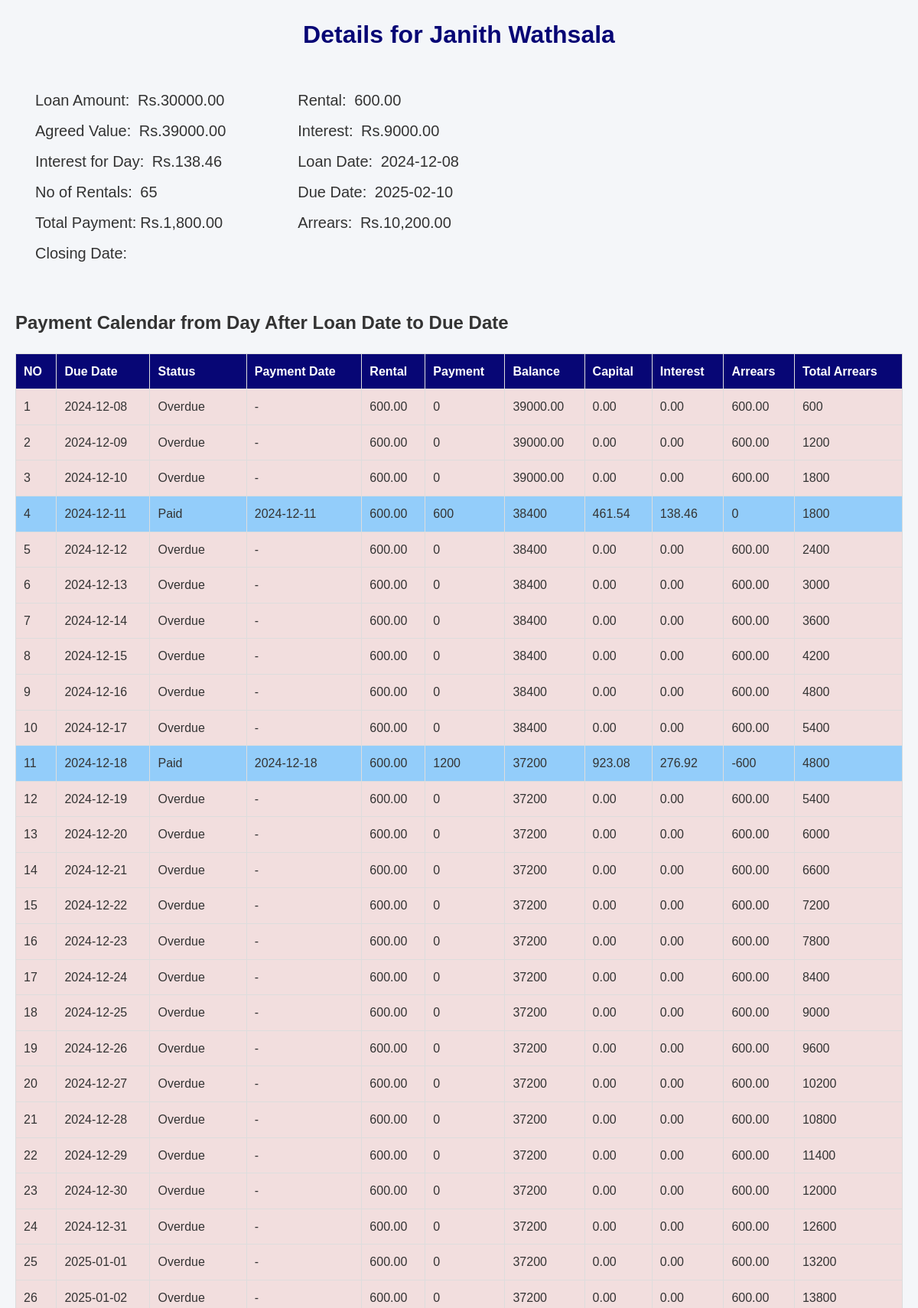
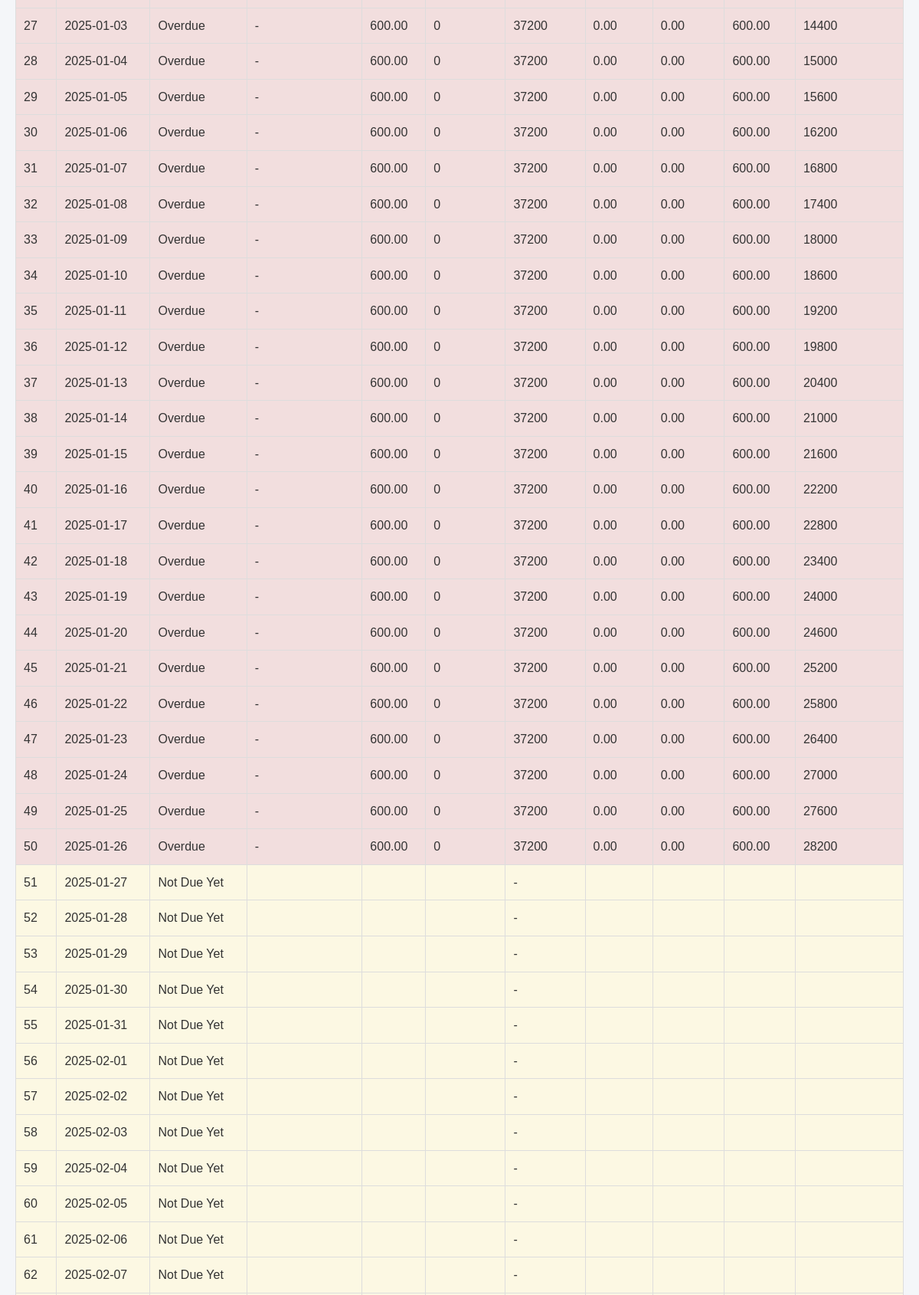
The page /details.php?id=60 (upper part) on the database its author committed (2 pictures, top to bottom).
### tables this page shows
CREATE TABLE `borrowers` (
  `id` int(11) NOT NULL,
  `borrower_details_id` int(11) DEFAULT NULL,
  `name` varchar(255) NOT NULL,
  `lone_number` int(11) NOT NULL,
  `nic` varchar(20) NOT NULL,
  `address` varchar(50) NOT NULL,
  `lone_date` date DEFAULT NULL,
  `due_date` date DEFAULT NULL,
  `rental` decimal(10,2) DEFAULT 0.00,
  `agree_value` decimal(10,2) DEFAULT 0.00,
  `interest` decimal(10,2) DEFAULT 0.00,
  `interest_day` decimal(10,2) DEFAULT 0.00,
  `amount` decimal(10,2) DEFAULT 0.00,
  `total_arrears` decimal(10,2) DEFAULT 0.00,
  `total_payments` decimal(10,2) DEFAULT 0.00,
  `days_passed` int(11) DEFAULT 0,
  `no_pay` int(11) DEFAULT 0,
  `status` enum('yes','no','con') DEFAULT 'con',
  `no_rental` int(11) NOT NULL,
  `number_of_loans` int(11) DEFAULT 0
);

CREATE TABLE `payments` (
  `id` int(11) NOT NULL,
  `borrower_id` int(11) DEFAULT NULL,
  `rental_amount` decimal(10,2) DEFAULT 0.00,
  `payment_date` date DEFAULT NULL,
  `du_date` date DEFAULT NULL,
  `monthly_details_id` int(11) DEFAULT NULL
);

### details.php (the view, shortened to what this page needs)
<?php
$servername = "localhost";
$username = "root";
$password = "";
$dbname = "interest";
$conn = new mysqli($servername, $username, $password, $dbname);
$borrower_id = $_GET['id'];
$sql = "SELECT * FROM borrowers WHERE id = ?";
$stmt = $conn->prepare($sql);
$stmt->bind_param("i", $borrower_id);
$stmt->execute();
$result = $stmt->get_result();
$borrower = $result->fetch_assoc();
$dy_interest = $borrower['interest_day'];
function fetch_payments($conn, $borrower_id) {
    $sql = "SELECT du_date, rental_amount,payment_date FROM payments WHERE borrower_id = ?";
    $stmt = $conn->prepare($sql);
    $stmt->bind_param("i", $borrower_id);
    $stmt->execute();
    $result = $stmt->get_result();
    $paid_dates = [];
    $total_payment =0;
    $total_py =0;
    $today = new DateTime();
    $yesterday = clone $today;
    while ($row = $result->fetch_assoc()) {
        $paid_dates[] = [
            'du_date' => $row['du_date'],
            'rental_amount' => $row['rental_amount'],
            'payment_date' => $row['payment_date']
        ];
        $payment_due_date = new DateTime($row['du_date']);
        if ($today >= $payment_due_date) {
            $total_payment += $row['rental_amount'];
        }
        $total_py += $row['rental_amount'];
    }
    return [$paid_dates, $total_payment,$total_py];
}
list($paid_dates, $total_payment,$total_py) = fetch_payments($conn, $borrower_id);
$loan_date = new DateTime($borrower['lone_date']);
$due_date = new DateTime($borrower['due_date']);
$today = new DateTime();
$interval = $loan_date->diff($due_date);
$days_difference = $interval->days;
$calendar_dates = [];
for ($i = 0; $i <= $days_difference; $i++) {
    $loan_date_clone = clone $loan_date;
    $loan_date_clone->modify("+$i day");
    $calendar_dates[] = $loan_date_clone;
}
function payment_made($date, $paid_dates) {
    return in_array($date->format('Y-m-d'), array_column($paid_dates, 'du_date'));
}
 $row_number = 1;
?>
<!DOCTYPE html>
<html lang="en">
<head>
    <link rel="stylesheet" href="./css/detail.css">
</head>
<body id="body">
    <h1>Details for <?php echo htmlspecialchars($borrower['name']); ?></h1>
    <div class="main-details">
        <p><strong>Loan Amount:</strong> Rs.<?php echo htmlspecialchars($borrower['amount']); ?></p>
        <p><strong>Rental:</strong> <?php echo htmlspecialchars($borrower['rental']); ?></p>
        <p><strong>Agreed Value:</strong> Rs.<?php echo htmlspecialchars($borrower['agree_value']); ?></p>
        <p><strong>Interest:</strong> Rs.<?php echo htmlspecialchars($borrower['interest']); ?></p>
        <p><strong>Interest for Day:</strong> Rs.<?php echo htmlspecialchars($borrower['interest_day']); ?></p>
        <p><strong>Loan Date:</strong> <?php echo htmlspecialchars($borrower['lone_date']); ?></p>
        <p><strong>No of Rentals:</strong> <?php echo htmlspecialchars($borrower['no_rental']); ?></p>
        <p><strong>Due Date:</strong> <?php echo htmlspecialchars($borrower['due_date']); ?></p>
        <p><strong>Total Payment:</strong>Rs.<?php echo number_format($total_py, 2); ?></p>
        <p><strong>Arrears:</strong> Rs.<?php echo number_format($borrower['total_arrears'], 2); ?></p>
        <p><strong>Closing Date:</strong></p>
    </div><br>
    <h2><br>Payment Calendar from Day After Loan Date to Due Date</h2>
    <table>
        <tr>
            <th>NO</th>
            <th>Due Date</th>
            <th>Status</th>
            <th>Payment Date</th>
            <th>Rental</th>
            <th>Payment</th>
            <th>Balance</th>
            <th>Capital</th>
            <th>Interest</th>
            <th>Arrears</th>
            <th>Total Arrears</th>
        </tr>
        <?php foreach ($calendar_dates as $date): ?>
        <tr class="<?php
            if (payment_made($date, $paid_dates)) {
                echo 'paid';
            } elseif ($date <= $today) {
                echo 'overdue';
            } else {
                echo 'future';
            }
            ?>">
            <td><?php echo $row_number++;  ?></td>
            <td><?php echo $date->format('Y-m-d'); ?></td>
            <td><?php
            if (payment_made($date, $paid_dates)) {
                echo 'Paid';
            } elseif ($date <= $today) {
                echo 'Overdue';
            } else {
                echo 'Not Due Yet';
            }
            ?></td>
            <td>
            <?php
                $payment_date = '';
                if(payment_made($date,$paid_dates)){
                    foreach ($paid_dates as $paid) {
                        if ($paid['du_date'] == $date->format('Y-m-d')) {
                            $payment_date = $paid['payment_date'];
                            break;
                        }
                    }
                }
                elseif($date<=$today){
                    $payment_date = '-';
                }
                echo htmlspecialchars($payment_date);
            ?>
            </td>
            <td>
            <?php
               $rental = '';
                if (payment_made($date, $paid_dates)) {
                    foreach ($paid_dates as $paid) {
                        if ($paid['du_date'] == $date->format('Y-m-d')) {
                            $rental = $borrower['rental'];
                        }
                    }
                }
                elseif ($date <= $today) {
                    $rental = $borrower['rental'];
                }
                else {
                    $rental = '';
                }
                echo htmlspecialchars($rental);
            ?>
            </td>
<td>
    <?php
        $payment = '';
        if ($date <= $today) {
            $payment = 0;
            if (payment_made($date, $paid_dates)) {
                foreach ($paid_dates as $paid) {
                    if ($paid['du_date'] == $date->format('Y-m-d')) {
                        $payment += $paid['rental_amount'];
                    }
                }
            } else {
                $payment = '0.00';
            }
        }
        echo htmlspecialchars($payment === '' ? $payment : round($payment, 2));
    ?>
</td>
<td>
    <?php
    static $balance = null;
    if (is_null($balance)) {
        $balance = $borrower['agree_value'];
    }
    if ($date <= $today) {
        if (payment_made($date, $paid_dates)) {
            foreach ($paid_dates as $paid) {
                if ($paid['du_date'] == $date->format('Y-m-d')) {
                    $balance -= $paid['rental_amount'];
                }
            }
        }
        echo htmlspecialchars($balance);
    } else {
        echo '-';
    }
    ?>
</td>
<td>
    <?php
        $capital_C = 0;
        if (payment_made($date, $paid_dates)) {
            foreach ($paid_dates as $paid) {
                if ($paid['du_date'] == $date->format('Y-m-d')) {
                    if ($dy_interest <= $paid['rental_amount']) {
                        $capital_C += round($paid['rental_amount'] - $dy_interest, 2);
                    }
                }
            }
        } elseif ($date <= $today) {
            $capital_C = '0.00';
        } else {
            $capital_C = '';
        }
        echo htmlspecialchars($capital_C);
    ?>
</td>
<td>
    <?php
        $interest = 0;
        if (payment_made($date, $paid_dates)) {
            foreach ($paid_dates as $paid) {
                if ($paid['du_date'] == $date->format('Y-m-d')) {
                    if ($dy_interest <= $paid['rental_amount']) {
                        $interest += round($dy_interest, 2);
                    } else {
                        $interest += round($paid['rental_amount'], 2);
                    }
                }
            }
        } elseif ($date <= $today) {
            $interest = '0.00';
        } else {
            $interest = '';
        }
        echo htmlspecialchars($interest);
    ?>
</td>
            <td>
            <?php
                $arrears_per_day = '';
                if ($date <= $today) {
                $expected_payment = $borrower['rental'];
                    if (payment_made($date, $paid_dates)) {
                        foreach ($paid_dates as $paid) {
                            if ($paid['du_date'] == $date->format('Y-m-d')) {
                                $arrears_per_day = $expected_payment - $payment;
                                break;
                            }
                        }
                    } else {
                        $arrears_per_day = $expected_payment;
                    }
                } else {
                     $arrears_per_day = '';
                }
                echo htmlspecialchars($arrears_per_day, 2);
            ?>
            </td>
            <td>
            <?php
                static $total_arrears = 0;
                if ($date <= $today) {
                    if ($arrears_per_day !== '') {
                        $total_arrears += $arrears_per_day;
                    }
                } else {
                    $total_arrears = '';
                }
                echo htmlspecialchars($total_arrears, 2);
            ?>
            </td>
        </tr>
        <?php endforeach; ?>
    </table>
</body>
</html>

### css/detail.css (style rules this page uses)
* { margin: 0; padding: 0; box-sizing: border-box; }
body { font-family: 'Arial', sans-serif; background-color: #f4f6f9; color: #333; line-height: 1.6; padding: 20px; }
.main-details { padding: 20px; max-width: 700px; max-height: 800px; margin-left: 6px; margin-right: 5px; font-family: Arial, sans-serif; margin-bottom: 3rem; }
.main-details p { display: inline-block; width: 48%; margin: 4px 0; color: #333; font-size: 20px; }
.main-details p strong { font-weight: normal; display: inline-block; margin-right: 5px; }
.main-details p:nth-child(odd) { float: left; }
.main-details p:nth-child(even) { float: right; }
.main-details p:nth-child(2n):after { content: ""; display: block; clear: both; }
h1 { font-size: 2em; text-align: center; margin-bottom: 20px; color: #070675; }
h2 { margin-top: 10rem; font-size: 1.5em; margin-bottom: 15px; color: #333; }
p { margin-bottom: 15px; }
table { width: 100%; border-collapse: collapse; margin-top: 20px; }
table, th, td { border: 1px solid #ddd; }
table th, table td { padding: 10px; text-align: left; }
table th { background-color: #070675; color: white; }
table tr:nth-child(even) { background-color: #f2f2f2; }
table tr.paid { background-color: #93cdfa; }
table tr.overdue { background-color: #f2dede; }
table tr.future { background-color: #fcf8e3; }

### rows shown on the page
borrowers: name "Janith Wathsala", amount "30000.00", rental "600.00", agree_value "39000.00", interest "9000.00", interest_day "138.46", lone_date "2024-12-08", no_rental "65", due_date "2025-02-10", total_arrears "10,200.00", rental "0", rental "-600"
payments: payment_date "2024-12-11"
payments: payment_date "2024-12-18"

### other values the page prints
$total_py "1,800.00"
$date->format('Y-m-d') "2024-12-08"
$payment_date "-"
$payment === '' ? $payment : round($payment, 2) "0"
$capital_C "0.00"
$interest "0.00"
$total_arrears "600"
$date->format('Y-m-d') "2024-12-09"
$total_arrears "1200"
$date->format('Y-m-d') "2024-12-10"
$total_arrears "1800"
$date->format('Y-m-d') "2024-12-11"
$payment === '' ? $payment : round($payment, 2) "600"
$balance "38400"
$capital_C "461.54"
